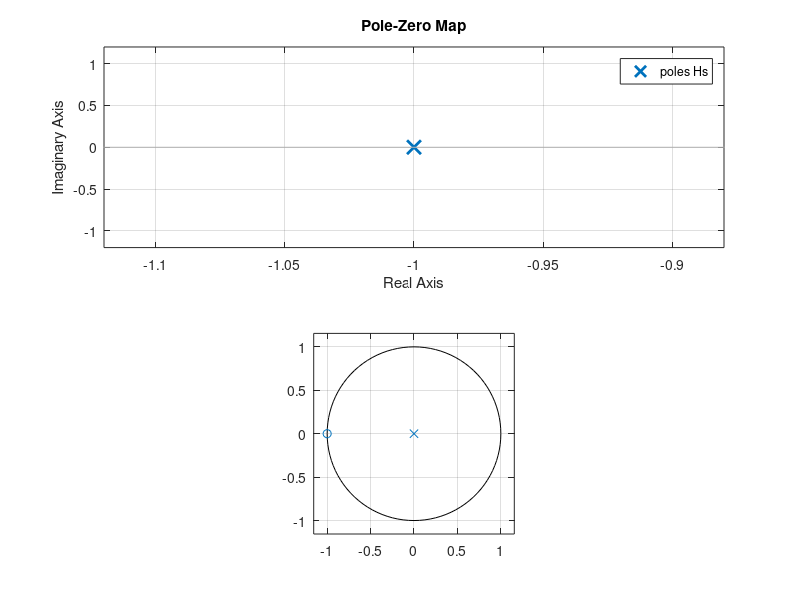

The MATLAB source for this figure:
clear; clc; close('all');
pkg load signal

# comparision zplane and s plane

# simple low pass RC filter

s = tf('s');
Hs = 1 / (s + 1);

Sb = [0 1];
Sa = [1 1];

[sz, sp] = tf2zp(Sb, Sa)

[Zb, Za] = bilinear(Sb, Sa, 2);




subplot(2, 1, 1)
title ("S - plane")
pzmap(Hs)

subplot(2, 1, 2)
title("Z- plane")
zplane(Zb, Za)
